Frame 1 (no input): blank canvas, image omitted
Frame 60 (the mouse pressed at the canvas centre just before this capture): blank canvas, image omitted
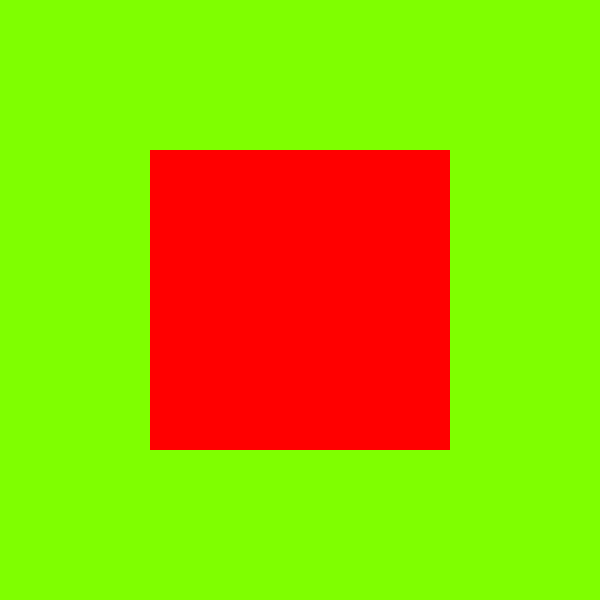
Frame 120 (the mouse held since frame 60 and released just before this capture)

The Processing sketch whose frames 1 and 60 were blank and that drew this single picture after the mouse press (run headless with seeded random() and noise(); from frame 60 on, the mouse is pressed at the canvas centre):

// Processing sketch: P_S1_color1
// ── P_S1_color1.pde
//Tomas de Camino Beck
//Change HSB colors

void setup() {
  size(600, 600);
  colorMode(HSB, 600, 50, 50);
  rectMode(CENTER);
}

void draw() {
  noStroke();
  background(mouseY/2, 100, 100);
  fill(height/2-mouseY, 100, 100);
  rect(width/2, height/2, mouseX, mouseX);
}
